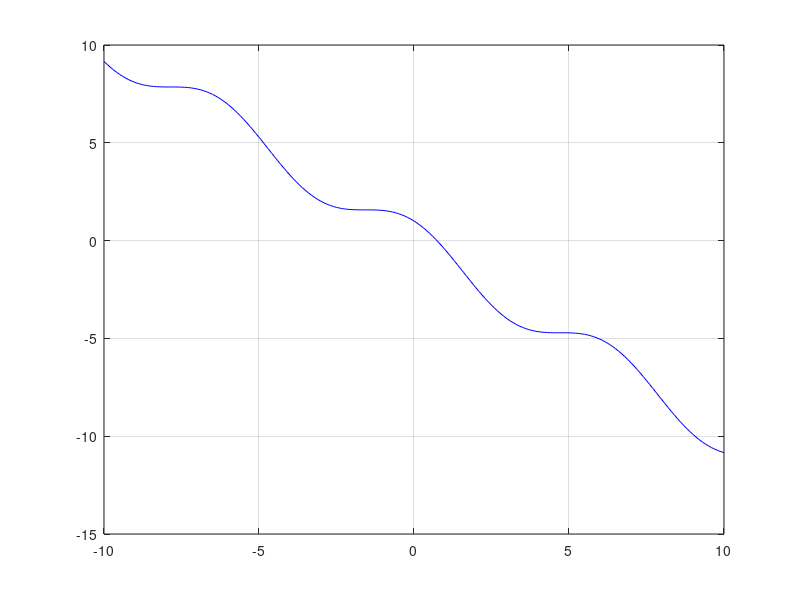
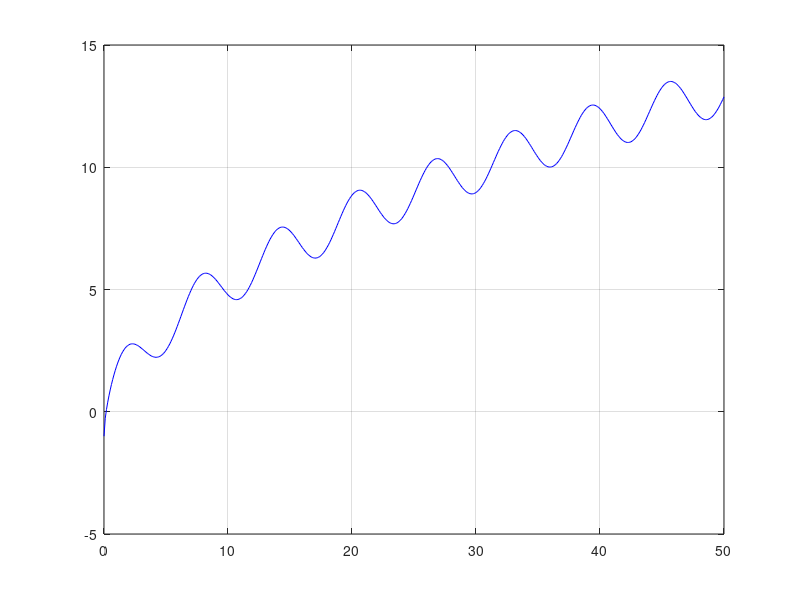
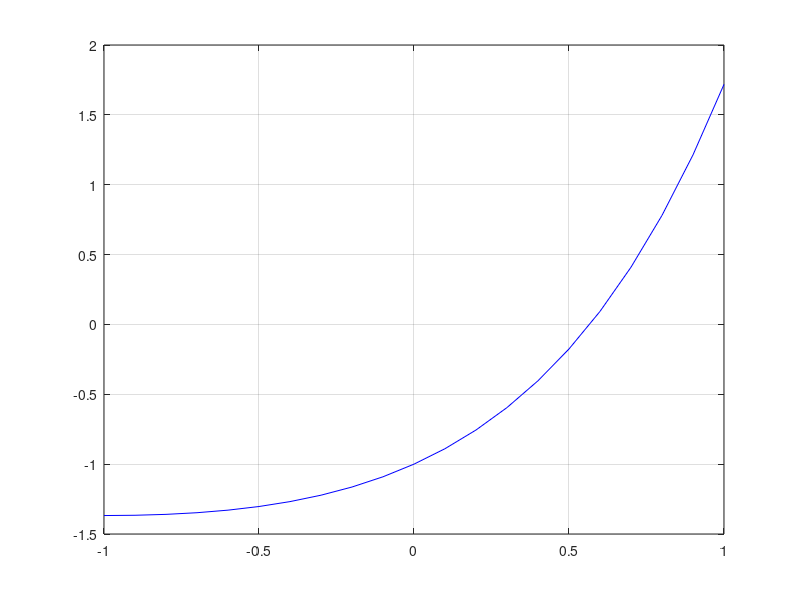
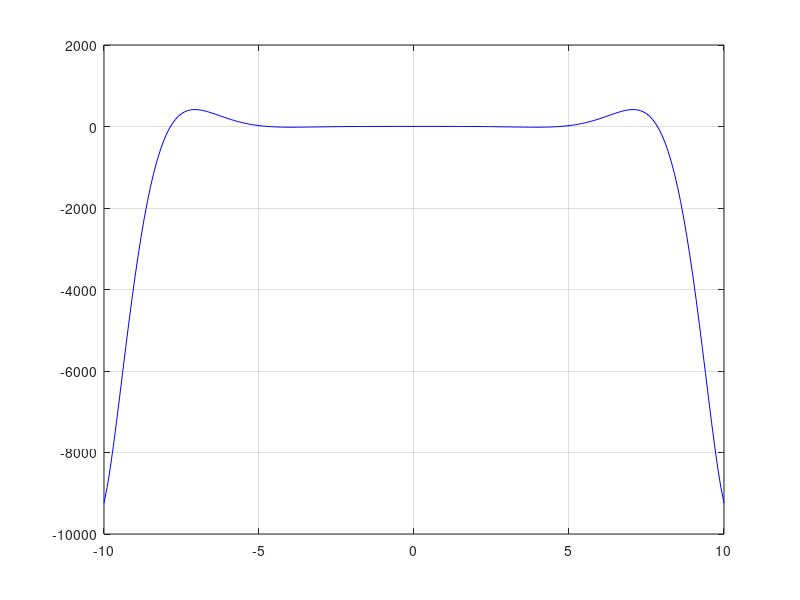

Here is the MATLAB script that generated these plots, in order:
% Lösung der Pflichtaufgabe 5 von Christoph Stach ( s0555912 ) und Marvin Krüger ( s0556109 )

clc
warning("off")

% Defienrung der Gleichungssysteme für die Pflichtaufgaben
% Die Funktionen sind so benannt wie die aufgaben: a), b), c), d)

% cos x = x
function y = a(x)
  y = cos(x) - x;
endfunction

% sin x + 2 * x ^ (1/2) = 1
function y = b(x)
  y = sin(x) + 2 .* sqrt(x) - 1;
endfunction

% x * e ^ (x)
function y = c(x)
  y = x .* exp(x) - 1;
endfunction

% 1 + cos x * cosh x = 0
function y = d(x)
  y = 1 + cos(x) .* cosh(x);
endfunction

% Rumprobieren mit Intervallen
xA = -10:0.1:10;
xB = 0:0.1:50;
xC = -1:0.1:1;
xD = -10:0.1:10;


% Zuerst per Plotten einen gescheiten eingabe Interval bestimmen.
figure(1),plot(xA, a(xA), 'b'),grid
figure(2),plot(xB, b(xB), 'b'),grid
figure(3),plot(xC, c(xC), 'b'),grid
figure(4),plot(xD, d(xD), 'b'),grid


resA = fzero(@a, [-10 10]) % Diese Funktion hat nur eine Nullstelle da Sie stetig steigt.
resB = fzero(@b, [0 50])   % Bei dieser Funktion liegt die Nullstelle sehr nah an 0.
resC = fzero(@c, [-1 1])   % Durch das Plotten haben wir herausgefunden, das die Nullstelle in der Nähe von 0.5 liegt.

% Diese Funktion hat unendliche Viele Nullstellen. Was man durch das Rumspielen mit dem Interval leicht herausfinden kann.
% Deswegen hier nur ein paar Bespiel Nullen. 
% Der Betrag der Nullstellen ist im Positiven, so wie im Negativen gleich.
resD1 = fzero(@d, [-6, -4]) 
resD2 = fzero(@d, [4, 6]) 

resD3 = fzero(@d, [0, 2]) 
resD4 = fzero(@d, [7, 10]) 
resD5 = fzero(@d, [8, 12]) 
resD6 = fzero(@d, [12, 15]) 

% So ein Zufall: Zwischen den Nullstellen liegt PI
% Haben wir durch rumprobieren rausgefunden
pi = resD6 - resD5
